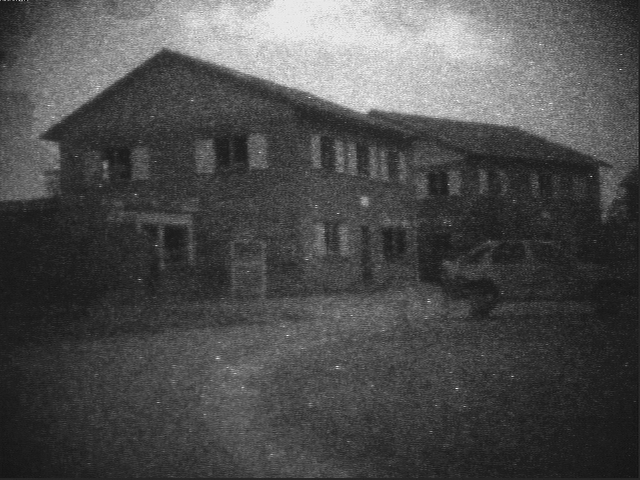
#> input picture images/final 2/Movie_24/visible.bmp, 640 x 480 px, found by its file name
$ python image_enhancer.py
#> lines starting #> are read from the running program, lines starting #| are printed output that depends on the picture
import cv2
import numpy as np

def enhance_visible_with_infrared(visible_path, infrared_path, output_path):
    # Load visible and infrared images
#> called with visible_path = 'visible.bmp', infrared_path = 'infrared.bmp', output_path = 'enhanced_image.bmp'
    visible_img = cv2.imread(visible_path)
#> visible_img is the input picture: shape (480, 640, 3); min 8, max 254, mean 77.5
    infrared_img = cv2.imread(infrared_path, cv2.IMREAD_GRAYSCALE)
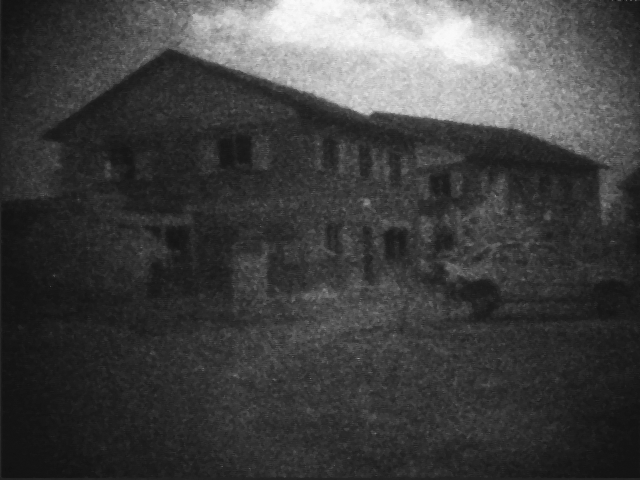
#> input picture images/final 2/Movie_24/infrared.bmp, 640 x 480 px, found by its file name
#> infrared_img is the input picture: shape (480, 640); min 13, max 250, mean 65.4

    # Resize infrared image to match visible image size if necessary
    infrared_img = cv2.resize(infrared_img, (visible_img.shape[1], visible_img.shape[0]))

    # Convert the visible image to LAB color space
    visible_lab = cv2.cvtColor(visible_img, cv2.COLOR_BGR2LAB)
#> visible_lab: shape (480, 640, 3); mean of channels 0, 1, 2 81.6, 128, 128

    # Extract the L channel from the LAB color space
    l_channel = visible_lab[:, :, 0]

    # Enhance the L channel using the infrared image
    enhanced_l_channel = cv2.addWeighted(l_channel, 0.5, infrared_img, 0.5, 0)
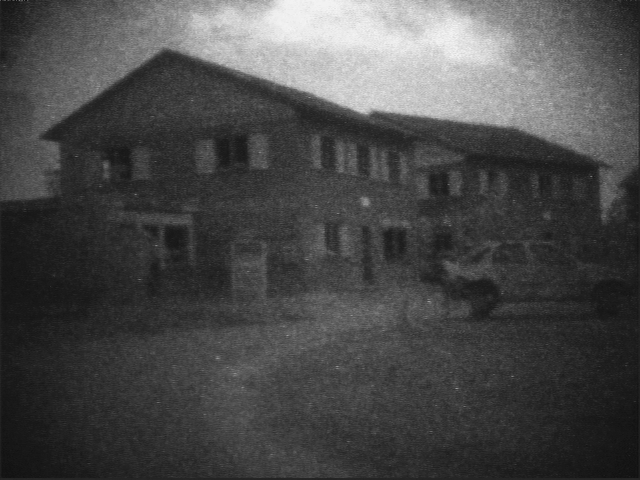
#> enhanced_l_channel: shape (480, 640); min 14, max 246, mean 73.5

    # Replace the original L channel with the enhanced one
    visible_lab[:, :, 0] = enhanced_l_channel
#> visible_lab: shape (480, 640, 3); mean of channels 0, 1, 2 73.5, 128, 128

    # Convert the enhanced LAB image back to BGR color space
    enhanced_visible_img = cv2.cvtColor(visible_lab, cv2.COLOR_LAB2BGR)

    # Save the enhanced visible image
    return enhanced_visible_img

visible_image_path = "visible.bmp"
infrared_image_path = "infrared.bmp"
# Replace this path with the desired output path for the enhanced visible image
output_image_path = "enhanced_image.bmp"
enhance_visible_with_infrared(visible_image_path, infrared_image_path, output_image_path)
